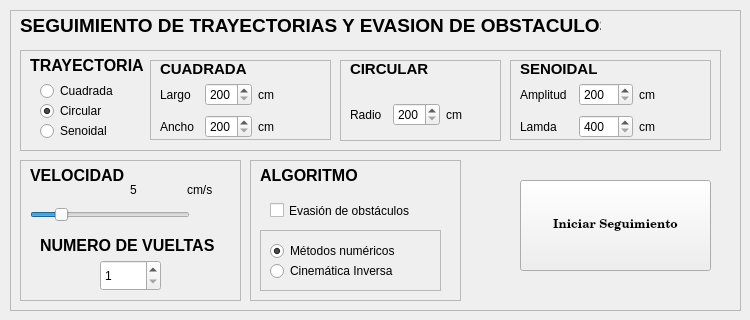
    <widget class="QWidget" name="tab_2">
     <attribute name="title">
      <string>Seguimiento de Trayectoria</string>
     </attribute>
     <widget class="QFrame" name="frame_2">
      <property name="geometry">
       <rect>
        <x>10</x>
        <y>10</y>
        <width>731</width>
        <height>301</height>
       </rect>
      </property>
      <property name="frameShape">
       <enum>QFrame::StyledPanel</enum>
      </property>
      <property name="frameShadow">
       <enum>QFrame::Raised</enum>
      </property>
      <widget class="QLabel" name="label_31">
       <property name="geometry">
        <rect>
         <x>10</x>
         <y>0</y>
         <width>581</width>
         <height>31</height>
        </rect>
       </property>
       <property name="font">
        <font>
         <pointsize>14</pointsize>
         <weight>75</weight>
         <bold>true</bold>
        </font>
       </property>
       <property name="text">
        <string>SEGUIMIENTO DE TRAYECTORIAS Y EVASION DE OBSTACULOS</string>
       </property>
      </widget>
      <widget class="QFrame" name="frame_3">
       <property name="geometry">
        <rect>
         <x>10</x>
         <y>40</y>
         <width>701</width>
         <height>101</height>
        </rect>
       </property>
       <property name="frameShape">
        <enum>QFrame::StyledPanel</enum>
       </property>
       <property name="frameShadow">
        <enum>QFrame::Raised</enum>
       </property>
       <widget class="QLabel" name="label_32">
        <property name="geometry">
         <rect>
          <x>10</x>
          <y>0</y>
          <width>131</width>
          <height>31</height>
         </rect>
        </property>
        <property name="font">
         <font>
          <pointsize>12</pointsize>
          <weight>75</weight>
          <bold>true</bold>
         </font>
        </property>
        <property name="text">
         <string>TRAYECTORIA</string>
        </property>
       </widget>
       <widget class="QRadioButton" name="radioButton_cuadrada">
        <property name="geometry">
         <rect>
          <x>20</x>
          <y>30</y>
          <width>117</width>
          <height>22</height>
         </rect>
        </property>
        <property name="text">
         <string>Cuadrada</string>
        </property>
       </widget>
       <widget class="QRadioButton" name="radioButton_circular">
        <property name="geometry">
         <rect>
          <x>20</x>
          <y>50</y>
          <width>117</width>
          <height>22</height>
         </rect>
        </property>
        <property name="text">
         <string>Circular</string>
        </property>
        <property name="checked">
         <bool>true</bool>
        </property>
       </widget>
       <widget class="QRadioButton" name="radioButton_senoidal">
        <property name="geometry">
         <rect>
          <x>20</x>
          <y>70</y>
          <width>117</width>
          <height>22</height>
         </rect>
        </property>
        <property name="text">
         <string>Senoidal</string>
        </property>
       </widget>
       <widget class="QFrame" name="frame_6">
        <property name="geometry">
         <rect>
          <x>130</x>
          <y>10</y>
          <width>181</width>
          <height>80</height>
         </rect>
        </property>
        <property name="frameShape">
         <enum>QFrame::StyledPanel</enum>
        </property>
        <property name="frameShadow">
         <enum>QFrame::Raised</enum>
        </property>
        <widget class="QLabel" name="label_40">
         <property name="geometry">
          <rect>
           <x>10</x>
           <y>0</y>
           <width>91</width>
           <height>17</height>
          </rect>
         </property>
         <property name="font">
          <font>
           <pointsize>11</pointsize>
           <weight>75</weight>
           <bold>true</bold>
          </font>
         </property>
         <property name="text">
          <string>CUADRADA</string>
         </property>
        </widget>
        <widget class="QWidget" name="layoutWidget">
         <property name="geometry">
          <rect>
           <x>10</x>
           <y>20</y>
           <width>136</width>
           <height>62</height>
          </rect>
         </property>
         <layout class="QGridLayout" name="gridLayout_3">
          <item row="0" column="0">
           <widget class="QLabel" name="label_41">
            <property name="text">
             <string>Largo</string>
            </property>
           </widget>
          </item>
          <item row="0" column="1">
           <widget class="QSpinBox" name="cuadrada_largo">
            <property name="minimum">
             <number>200</number>
            </property>
            <property name="maximum">
             <number>600</number>
            </property>
           </widget>
          </item>
          <item row="0" column="2">
           <widget class="QLabel" name="label_45">
            <property name="text">
             <string>cm</string>
            </property>
           </widget>
          </item>
          <item row="1" column="0">
           <widget class="QLabel" name="label_42">
            <property name="text">
             <string>Ancho</string>
            </property>
           </widget>
          </item>
          <item row="1" column="1">
           <widget class="QSpinBox" name="cuadrada_ancho">
            <property name="minimum">
             <number>200</number>
            </property>
            <property name="maximum">
             <number>600</number>
            </property>
           </widget>
          </item>
          <item row="1" column="2">
           <widget class="QLabel" name="label_46">
            <property name="text">
             <string>cm</string>
            </property>
           </widget>
          </item>
         </layout>
        </widget>
       </widget>
       <widget class="QFrame" name="frame_7">
        <property name="geometry">
         <rect>
          <x>490</x>
          <y>10</y>
          <width>201</width>
          <height>80</height>
         </rect>
        </property>
        <property name="frameShape">
         <enum>QFrame::StyledPanel</enum>
        </property>
        <property name="frameShadow">
         <enum>QFrame::Raised</enum>
        </property>
        <widget class="QLabel" name="label_47">
         <property name="geometry">
          <rect>
           <x>10</x>
           <y>0</y>
           <width>91</width>
           <height>17</height>
          </rect>
         </property>
         <property name="font">
          <font>
           <pointsize>11</pointsize>
           <weight>75</weight>
           <bold>true</bold>
          </font>
         </property>
         <property name="text">
          <string>SENOIDAL</string>
         </property>
        </widget>
        <widget class="QWidget" name="layoutWidget">
         <property name="geometry">
          <rect>
           <x>10</x>
           <y>20</y>
           <width>171</width>
           <height>62</height>
          </rect>
         </property>
         <layout class="QGridLayout" name="gridLayout_5">
          <item row="0" column="0">
           <widget class="QLabel" name="label_48">
            <property name="text">
             <string>Amplitud</string>
            </property>
           </widget>
          </item>
          <item row="0" column="1">
           <widget class="QSpinBox" name="senoidal_amplitud">
            <property name="minimum">
             <number>200</number>
            </property>
            <property name="maximum">
             <number>600</number>
            </property>
           </widget>
          </item>
          <item row="0" column="2">
           <widget class="QLabel" name="label_71">
            <property name="text">
             <string>cm</string>
            </property>
           </widget>
          </item>
          <item row="1" column="0">
           <widget class="QLabel" name="label_49">
            <property name="text">
             <string>Lamda</string>
            </property>
           </widget>
          </item>
          <item row="1" column="1">
           <widget class="QSpinBox" name="senoidal_lambda">
            <property name="minimum">
             <number>400</number>
            </property>
            <property name="maximum">
             <number>1000</number>
            </property>
           </widget>
          </item>
          <item row="1" column="2">
           <widget class="QLabel" name="label_72">
            <property name="text">
             <string>cm</string>
            </property>
           </widget>
          </item>
         </layout>
        </widget>
       </widget>
       <widget class="QFrame" name="frame_5">
        <property name="enabled">
         <bool>true</bool>
        </property>
        <property name="geometry">
         <rect>
          <x>320</x>
          <y>10</y>
          <width>161</width>
          <height>81</height>
         </rect>
        </property>
        <property name="frameShape">
         <enum>QFrame::StyledPanel</enum>
        </property>
        <property name="frameShadow">
         <enum>QFrame::Raised</enum>
        </property>
        <widget class="QLabel" name="label_38">
         <property name="geometry">
          <rect>
           <x>10</x>
           <y>0</y>
           <width>81</width>
           <height>17</height>
          </rect>
         </property>
         <property name="font">
          <font>
           <pointsize>11</pointsize>
           <weight>75</weight>
           <bold>true</bold>
          </font>
         </property>
         <property name="text">
          <string>CIRCULAR</string>
         </property>
        </widget>
        <widget class="QWidget" name="layoutWidget">
         <property name="geometry">
          <rect>
           <x>10</x>
           <y>40</y>
           <width>132</width>
           <height>29</height>
          </rect>
         </property>
         <layout class="QGridLayout" name="gridLayout_4">
          <item row="0" column="1">
           <widget class="QSpinBox" name="circular_radio">
            <property name="minimum">
             <number>200</number>
            </property>
            <property name="maximum">
             <number>600</number>
            </property>
           </widget>
          </item>
          <item row="0" column="0">
           <widget class="QLabel" name="label_39">
            <property name="text">
             <string>Radio</string>
            </property>
           </widget>
          </item>
          <item row="0" column="2">
           <widget class="QLabel" name="label_44">
            <property name="text">
             <string>cm</string>
            </property>
           </widget>
          </item>
         </layout>
        </widget>
        <zorder>layoutWidget</zorder>
        <zorder>label_38</zorder>
       </widget>
      </widget>
      <widget class="QFrame" name="frame_4">
       <property name="enabled">
        <bool>true</bool>
       </property>
       <property name="geometry">
        <rect>
         <x>10</x>
         <y>150</y>
         <width>221</width>
         <height>141</height>
        </rect>
       </property>
       <property name="frameShape">
        <enum>QFrame::StyledPanel</enum>
       </property>
       <property name="frameShadow">
        <enum>QFrame::Raised</enum>
       </property>
       <widget class="QLabel" name="label_33">
        <property name="geometry">
         <rect>
          <x>10</x>
          <y>0</y>
          <width>131</width>
          <height>31</height>
         </rect>
        </property>
        <property name="font">
         <font>
          <pointsize>12</pointsize>
          <weight>75</weight>
          <bold>true</bold>
         </font>
        </property>
        <property name="text">
         <string>VELOCIDAD</string>
        </property>
       </widget>
       <widget class="QSlider" name="Slider_velocidad">
        <property name="geometry">
         <rect>
          <x>10</x>
          <y>40</y>
          <width>160</width>
          <height>29</height>
         </rect>
        </property>
        <property name="minimum">
         <number>2</number>
        </property>
        <property name="maximum">
         <number>20</number>
        </property>
        <property name="pageStep">
         <number>20</number>
        </property>
        <property name="value">
         <number>5</number>
        </property>
        <property name="orientation">
         <enum>Qt::Horizontal</enum>
        </property>
       </widget>
       <widget class="QLabel" name="label_35">
        <property name="geometry">
         <rect>
          <x>20</x>
          <y>70</y>
          <width>191</width>
          <height>31</height>
         </rect>
        </property>
        <property name="font">
         <font>
          <pointsize>12</pointsize>
          <weight>75</weight>
          <bold>true</bold>
         </font>
        </property>
        <property name="text">
         <string>NUMERO DE VUELTAS</string>
        </property>
       </widget>
       <widget class="QSpinBox" name="vueltas">
        <property name="geometry">
         <rect>
          <x>80</x>
          <y>100</y>
          <width>61</width>
          <height>31</height>
         </rect>
        </property>
        <property name="minimum">
         <number>1</number>
        </property>
        <property name="maximum">
         <number>5</number>
        </property>
       </widget>
       <widget class="QWidget" name="layoutWidget">
        <property name="geometry">
         <rect>
          <x>110</x>
          <y>20</y>
          <width>108</width>
          <height>19</height>
         </rect>
        </property>
        <layout class="QHBoxLayout" name="horizontalLayout">
         <item>
          <widget class="QLabel" name="label_34">
           <property name="text">
            <string>5</string>
           </property>
          </widget>
         </item>
         <item>
          <widget class="QLabel" name="label_74">
           <property name="text">
            <string>cm/s</string>
           </property>
          </widget>
         </item>
        </layout>
       </widget>
      </widget>
      <widget class="QFrame" name="frame_8">
       <property name="geometry">
        <rect>
         <x>240</x>
         <y>150</y>
         <width>211</width>
         <height>141</height>
        </rect>
       </property>
       <property name="frameShape">
        <enum>QFrame::StyledPanel</enum>
       </property>
       <property name="frameShadow">
        <enum>QFrame::Raised</enum>
       </property>
       <widget class="QLabel" name="label_73">
        <property name="geometry">
         <rect>
          <x>10</x>
          <y>0</y>
          <width>131</width>
          <height>31</height>
         </rect>
        </property>
        <property name="font">
         <font>
          <pointsize>12</pointsize>
          <weight>75</weight>
          <bold>true</bold>
         </font>
        </property>
        <property name="text">
         <string>ALGORITMO</string>
        </property>
       </widget>
       <widget class="QCheckBox" name="checkBox_evasion">
        <property name="geometry">
         <rect>
          <x>20</x>
          <y>40</y>
          <width>181</width>
          <height>21</height>
         </rect>
        </property>
        <property name="text">
         <string>Evasión de obstáculos</string>
        </property>
       </widget>
       <widget class="QFrame" name="frame_14">
        <property name="geometry">
         <rect>
          <x>10</x>
          <y>70</y>
          <width>181</width>
          <height>61</height>
         </rect>
        </property>
        <property name="frameShape">
         <enum>QFrame::StyledPanel</enum>
        </property>
        <property name="frameShadow">
         <enum>QFrame::Raised</enum>
        </property>
        <widget class="QRadioButton" name="radioButton_scaglia">
         <property name="geometry">
          <rect>
           <x>10</x>
           <y>10</y>
           <width>161</width>
           <height>22</height>
          </rect>
         </property>
         <property name="text">
          <string>Métodos numéricos</string>
         </property>
         <property name="checked">
          <bool>true</bool>
         </property>
        </widget>
        <widget class="QRadioButton" name="radioButton_careli">
         <property name="geometry">
          <rect>
           <x>10</x>
           <y>30</y>
           <width>161</width>
           <height>22</height>
          </rect>
         </property>
         <property name="text">
          <string>Cinemática Inversa</string>
         </property>
        </widget>
       </widget>
      </widget>
      <widget class="QPushButton" name="iniciar_seguimiento">
       <property name="geometry">
        <rect>
         <x>510</x>
         <y>170</y>
         <width>191</width>
         <height>91</height>
        </rect>
       </property>
       <property name="font">
        <font>
         <family>Century Schoolbook L</family>
         <weight>75</weight>
         <bold>true</bold>
        </font>
       </property>
       <property name="styleSheet">
        <string notr="true"/>
       </property>
       <property name="text">
        <string>Iniciar Seguimiento</string>
       </property>
      </widget>
     </widget>
    </widget>
